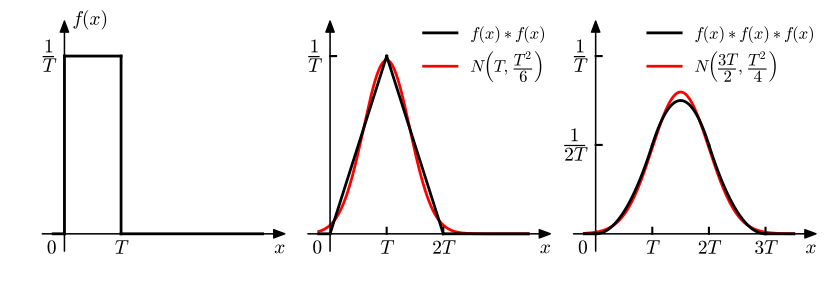

Here is the Python script that generated this plot:
import matplotlib.pyplot as plt
import numpy as np
import math
from scipy.stats import norm

from matplotlib import rc

__author__ = 'ernesto'

# if use latex or mathtext
rc('text', usetex=False)
rc('mathtext', fontset='cm')

# auxiliar function for plot ticks of equal length in x and y axis despite its scales.
def convert_display_to_data_coordinates(transData, length=10):
    # create a transform which will take from display to data coordinates
    inv = transData.inverted()
    # transform from display coordinates to data coordinates in x axis
    data_coords = inv.transform([(0, 0), (length, 0)])
    # get the length of the segment in data units
    yticks_len = data_coords[1, 0] - data_coords[0, 0]
    # transform from display coordinates to data coordinates in y axis
    data_coords = inv.transform([(0, 0), (0, length)])
    # get the length of the segment in data units
    xticks_len = data_coords[1, 1] - data_coords[0, 1]
    return xticks_len, yticks_len


#####################################
# PARAMETROS - Puede ser modificado #
#####################################

# distribución uniforme en (0, T)
T = 0.5

# range of x of interest
xmin = -0.1
xmax = 3.5 * T

ymin = 0
ymax = 1 / T


#####################
# FIN DE PARAMETROS #
#####################

# parametros de las densidades de x_i: media y varianza
eta = T / 2
var = (T ** 2) / 12

# cantidad de variables aleatorias x_i a sumar
na = 2
nb = 3
# media y varianza de la suma
eta2 = na * eta
var2 = na * var
eta3 = nb * eta
var3 = nb * var

# pdf teorica
x = np.linspace(xmin, xmax, 300)
f2 = norm.pdf(x, eta2, math.sqrt(var2))
f3 = norm.pdf(x, eta3, math.sqrt(var3))


# axis parameters
dx = 0.1
xmin_ax = xmin - dx
xmax_ax = xmax + 2 * dx
dy = 0.2
ymin_ax = ymin - dy
ymax_ax = ymax + 0.4

# parámetros de la figura
# length of the ticks for all subplot (6 pixels)
display_length = 6  # in pixels
# x ticks labels margin
xtm = -0.23
ytm = -0.07
# font size
fontsize = 14

fig = plt.figure(0, figsize=(10, 3), frameon=False)
ax = plt.subplot2grid((1, 6), (0, 0), rowspan=1, colspan=2)

plt.xlim(xmin_ax, xmax_ax)
plt.ylim(ymin_ax, ymax_ax)

# axis arrows
plt.annotate("", xytext=(xmin_ax, 0), xycoords='data', xy=(xmax_ax, 0), textcoords='data',
             arrowprops=dict(width=0.1, headwidth=6, headlength=8, facecolor='black', shrink=0.002))
plt.annotate("", xytext=(0, ymin_ax), xycoords='data', xy=(0, ymax_ax), textcoords='data',
             arrowprops=dict(width=0.1, headwidth=6, headlength=8, facecolor='black', shrink=0.002))

# f(x)
plt.plot([0, T], [1/T, 1/T], 'k', linewidth=2)
plt.plot([T, T], [0, 1/T], 'k', linewidth=2)
plt.plot([0, 0], [0, 1/T], 'k', linewidth=2)
plt.plot([xmin, 0], [0, 0], 'k', linewidth=2)
plt.plot([T, xmax], [0, 0], 'k', linewidth=2)

# labels
# xlables
plt.text(xmax_ax, xtm, '$x$', fontsize=fontsize, ha='right', va='baseline')
plt.text(T, xtm, '$T$', fontsize=fontsize, ha='center', va='baseline')
plt.text(ytm, xtm, '$0$', fontsize=fontsize, ha='right', va='baseline')
# ylabels
plt.text(ytm, 1/T, '$\dfrac{1}{T}$', fontsize=fontsize, ha='right', va='center')
plt.text(-ytm, ymax_ax, '$f(x)$', fontsize=fontsize, ha='left', va='center')

plt.axis('off')


fig = plt.figure(0, figsize=(10, 3), frameon=False)
ax = plt.subplot2grid((1, 6), (0, 2), rowspan=1, colspan=2)

plt.xlim(xmin_ax, xmax_ax)
plt.ylim(ymin_ax, ymax_ax)

# horizontal and vertical ticks length
xtl, ytl = convert_display_to_data_coordinates(ax.transData, length=display_length)

# axis arrows
plt.annotate("", xytext=(xmin_ax, 0), xycoords='data', xy=(xmax_ax, 0), textcoords='data',
             arrowprops=dict(width=0.1, headwidth=6, headlength=8, facecolor='black', shrink=0.002))
plt.annotate("", xytext=(0, ymin_ax), xycoords='data', xy=(0, ymax_ax), textcoords='data',
             arrowprops=dict(width=0.1, headwidth=6, headlength=8, facecolor='black', shrink=0.002))

# f2(x)
plt.plot([0, T], [0, 1/T], 'k', linewidth=2, label='$f(x)*f(x)$')
plt.plot([T, 2 * T], [1/T, 0], 'k', linewidth=2)
plt.plot([xmin, 0], [0, 0], 'k', linewidth=2)
plt.plot([2*T, xmax], [0, 0], 'k', linewidth=2)
# aproximación gaussiana
plt.plot(x, f2, 'r', linewidth=2, zorder=0, label='$N\left(T,\,\dfrac{T^2}{6}\\right)$')

# ticks
plt.plot([T, T], [0, xtl], 'k')
plt.plot([2*T, 2*T], [0, xtl], 'k')
plt.plot([0, ytl], [1/T, 1/T], 'k')

# labels
# xlables
plt.text(xmax_ax, xtm, '$x$', fontsize=fontsize, ha='right', va='baseline')
plt.text(ytm, xtm, '$0$', fontsize=fontsize, ha='right', va='baseline')
plt.text(T, xtm, '$T$', fontsize=fontsize, ha='center', va='baseline')
plt.text(2*T, xtm, '$2T$', fontsize=fontsize, ha='center', va='baseline')
# ylabels
plt.text(ytm, 1/T, '$\dfrac{1}{T}$', fontsize=fontsize, ha='right', va='center')
#plt.text(-ytm, ymax_ax, '$f_2(x)$', fontsize=fontsize, ha='left', va='center')

leg = leg = plt.legend(loc=(0.45, 0.7), frameon=False, fontsize=12)

plt.axis('off')


fig = plt.figure(0, figsize=(10, 3), frameon=False)
ax = plt.subplot2grid((1, 6), (0, 4), rowspan=1, colspan=2)

plt.xlim(xmin_ax, xmax_ax)
plt.ylim(ymin_ax, ymax_ax)

# horizontal and vertical ticks length
xtl, ytl = convert_display_to_data_coordinates(ax.transData, length=display_length)

# axis arrows
plt.annotate("", xytext=(xmin_ax, 0), xycoords='data', xy=(xmax_ax, 0), textcoords='data',
             arrowprops=dict(width=0.1, headwidth=6, headlength=8, facecolor='black', shrink=0.002))
plt.annotate("", xytext=(0, ymin_ax), xycoords='data', xy=(0, ymax_ax), textcoords='data',
             arrowprops=dict(width=0.1, headwidth=6, headlength=8, facecolor='black', shrink=0.002))

# f3(x)
c = 2 * (T ** 3)
xa = np.linspace(0, T, 100)
plt.plot(xa, np.polyval([1, 0, 0], xa) / c, 'k', linewidth=2, label='$f(x)*f(x)*f(x)$')
xa = np.linspace(T, 2 * T, 100)
plt.plot(xa, np.polyval([-2, 6 * T, -3 * (T ** 2)], xa) / c, 'k', linewidth=2)
xa = np.linspace(2 * T, 3 * T, 100)
plt.plot(xa, np.polyval([1, -6 * T, 9 * (T ** 2)], xa) / c, 'k', linewidth=2)

plt.plot([xmin, 0], [0, 0], 'k', linewidth=2)
plt.plot([3*T, xmax], [0, 0], 'k', linewidth=2)
# aproximación gaussiana
plt.plot(x, f3, 'r', linewidth=2, zorder=0, label='$N\left(\dfrac{3T}{2},\,\dfrac{T^2}{4}\\right)$')

# ticks
plt.plot([T, T], [0, xtl], 'k')
plt.plot([2*T, 2*T], [0, xtl], 'k')
plt.plot([3*T, 3*T], [0, xtl], 'k')
plt.plot([0, ytl], [1/T, 1/T], 'k')
plt.plot([0, ytl], [1/(2*T), 1/(2*T)], 'k')

# labels
# xlables
plt.text(xmax_ax, xtm, '$x$', fontsize=fontsize, ha='right', va='baseline')
plt.text(ytm, xtm, '$0$', fontsize=fontsize, ha='right', va='baseline')
plt.text(T, xtm, '$T$', fontsize=fontsize, ha='center', va='baseline')
plt.text(2*T, xtm, '$2T$', fontsize=fontsize, ha='center', va='baseline')
plt.text(3*T, xtm, '$3T$', fontsize=fontsize, ha='center', va='baseline')
# ylabels
plt.text(ytm, 1/T, '$\dfrac{1}{T}$', fontsize=fontsize, ha='right', va='center')
plt.text(ytm, 1/(2*T), '$\dfrac{1}{2T}$', fontsize=fontsize, ha='right', va='center')
#plt.text(-ytm, ymax_ax, '$f_3(x)$', fontsize=fontsize, ha='left', va='center')

leg = leg = plt.legend(loc=(0.28, 0.7), frameon=False, fontsize=12)

plt.axis('off')

# save as eps image
plt.savefig('example_7_15.pdf', bbox_inches='tight')
plt.show()
